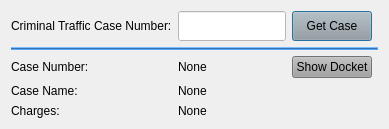
          <widget class="QWidget" name="crim_case_search_tab">
           <property name="enabled">
            <bool>true</bool>
           </property>
           <attribute name="title">
            <string>Crim/Traffic Case Search</string>
           </attribute>
           <layout class="QGridLayout" name="gridLayout_12" columnstretch="1,2,1,0">
            <item row="8" column="0">
             <widget class="QLabel" name="label_14">
              <property name="text">
               <string>Charges:</string>
              </property>
             </widget>
            </item>
            <item row="0" column="0">
             <widget class="QLabel" name="label_15">
              <property name="minimumSize">
               <size>
                <width>0</width>
                <height>30</height>
               </size>
              </property>
              <property name="text">
               <string>Criminal Traffic Case Number:</string>
              </property>
             </widget>
            </item>
            <item row="4" column="0" colspan="4">
             <widget class="Line" name="line_2">
              <property name="styleSheet">
               <string notr="true">background-color: rgb(85, 170, 255);</string>
              </property>
              <property name="frameShadow">
               <enum>QFrame::Raised</enum>
              </property>
              <property name="orientation">
               <enum>Qt::Horizontal</enum>
              </property>
             </widget>
            </item>
            <item row="6" column="0">
             <widget class="QLabel" name="label_12">
              <property name="text">
               <string>Case Number:</string>
              </property>
             </widget>
            </item>
            <item row="7" column="0">
             <widget class="QLabel" name="label_13">
              <property name="text">
               <string>Case Name:</string>
              </property>
             </widget>
            </item>
            <item row="6" column="1">
             <widget class="QLabel" name="crim_case_number_label">
              <property name="text">
               <string>None</string>
              </property>
             </widget>
            </item>
            <item row="6" column="2">
             <widget class="QPushButton" name="crim_show_docket_case_search_btn">
              <property name="styleSheet">
               <string notr="true">background-color: rgb(160, 160, 160);</string>
              </property>
              <property name="text">
               <string>Show Docket</string>
              </property>
             </widget>
            </item>
            <item row="0" column="1">
             <widget class="QLineEdit" name="crim_case_search_box">
              <property name="minimumSize">
               <size>
                <width>0</width>
                <height>30</height>
               </size>
              </property>
              <property name="styleSheet">
               <string notr="true">background-color: rgb(255, 255, 255);</string>
              </property>
             </widget>
            </item>
            <item row="0" column="2">
             <widget class="QPushButton" name="crim_get_case_btn">
              <property name="minimumSize">
               <size>
                <width>0</width>
                <height>30</height>
               </size>
              </property>
              <property name="styleSheet">
               <string notr="true">background-color: rgb(160, 160, 160);</string>
              </property>
              <property name="text">
               <string>Get Case</string>
              </property>
              <property name="autoDefault">
               <bool>true</bool>
              </property>
              <property name="default">
               <bool>true</bool>
              </property>
             </widget>
            </item>
            <item row="8" column="1" colspan="2">
             <widget class="QLabel" name="crim_case_charges_label">
              <property name="text">
               <string>None</string>
              </property>
             </widget>
            </item>
            <item row="7" column="1" colspan="2">
             <widget class="QLabel" name="crim_case_name_label">
              <property name="text">
               <string>None</string>
              </property>
             </widget>
            </item>
           </layout>
          </widget>
